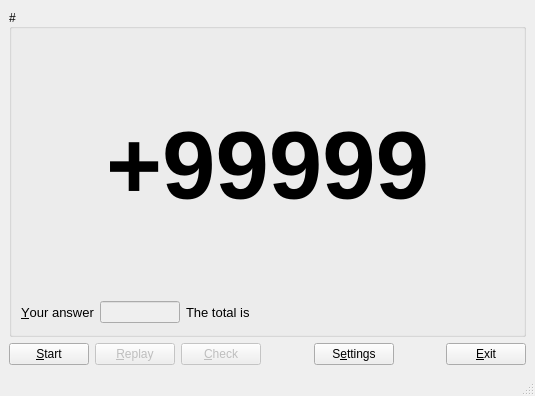
<?xml version="1.0" encoding="UTF-8"?>
<ui version="4.0">
 <class>MainWindow</class>
 <widget class="QMainWindow" name="MainWindow">
  <property name="geometry">
   <rect>
    <x>0</x>
    <y>0</y>
    <width>535</width>
    <height>396</height>
   </rect>
  </property>
  <property name="windowTitle">
   <string>Mental Calculation</string>
  </property>
  <property name="windowIcon">
   <iconset>
    <normaloff>img/calculator.png</normaloff>img/calculator.png</iconset>
  </property>
  <widget class="QWidget" name="centralwidget">
   <layout class="QGridLayout" name="gridLayout">
    <item row="0" column="0">
     <widget class="QGroupBox" name="gb_number">
      <property name="layoutDirection">
       <enum>Qt::LeftToRight</enum>
      </property>
      <property name="title">
       <string>#</string>
      </property>
      <property name="alignment">
       <set>Qt::AlignLeading|Qt::AlignLeft|Qt::AlignVCenter</set>
      </property>
      <layout class="QGridLayout" name="gridLayout_3">
       <item row="0" column="0" colspan="4">
        <widget class="QLabel" name="label">
         <property name="sizePolicy">
          <sizepolicy hsizetype="Preferred" vsizetype="Preferred">
           <horstretch>0</horstretch>
           <verstretch>0</verstretch>
          </sizepolicy>
         </property>
         <property name="minimumSize">
          <size>
           <width>290</width>
           <height>0</height>
          </size>
         </property>
         <property name="font">
          <font>
           <pointsize>72</pointsize>
           <weight>75</weight>
           <bold>true</bold>
          </font>
         </property>
         <property name="text">
          <string>+99999</string>
         </property>
         <property name="alignment">
          <set>Qt::AlignCenter</set>
         </property>
        </widget>
       </item>
       <item row="1" column="0">
        <widget class="QLabel" name="l_answer">
         <property name="font">
          <font>
           <pointsize>10</pointsize>
          </font>
         </property>
         <property name="text">
          <string>&amp;Your answer</string>
         </property>
         <property name="buddy">
          <cstring>le_answer</cstring>
         </property>
        </widget>
       </item>
       <item row="1" column="1">
        <widget class="QLineEdit" name="le_answer">
         <property name="enabled">
          <bool>false</bool>
         </property>
         <property name="sizePolicy">
          <sizepolicy hsizetype="Fixed" vsizetype="Fixed">
           <horstretch>61</horstretch>
           <verstretch>0</verstretch>
          </sizepolicy>
         </property>
         <property name="maximumSize">
          <size>
           <width>80</width>
           <height>16777215</height>
          </size>
         </property>
         <property name="font">
          <font>
           <pointsize>9</pointsize>
           <weight>50</weight>
           <bold>false</bold>
          </font>
         </property>
         <property name="toolTip">
          <string>Type here your answer (the total)</string>
         </property>
        </widget>
       </item>
       <item row="1" column="3">
        <spacer name="horizontalSpacer_7">
         <property name="orientation">
          <enum>Qt::Horizontal</enum>
         </property>
         <property name="sizeHint" stdset="0">
          <size>
           <width>181</width>
           <height>26</height>
          </size>
         </property>
        </spacer>
       </item>
       <item row="1" column="2">
        <widget class="QLabel" name="l_total">
         <property name="font">
          <font>
           <pointsize>10</pointsize>
          </font>
         </property>
         <property name="text">
          <string>The total is </string>
         </property>
        </widget>
       </item>
      </layout>
     </widget>
    </item>
    <item row="1" column="0">
     <layout class="QHBoxLayout" name="horizontalLayout">
      <item>
       <widget class="QPushButton" name="pb_start">
        <property name="toolTip">
         <string>Start a sequence</string>
        </property>
        <property name="text">
         <string>&amp;Start</string>
        </property>
       </widget>
      </item>
      <item>
       <widget class="QPushButton" name="pb_replay">
        <property name="enabled">
         <bool>false</bool>
        </property>
        <property name="toolTip">
         <string>Replay the last sequence</string>
        </property>
        <property name="text">
         <string>&amp;Replay</string>
        </property>
       </widget>
      </item>
      <item>
       <widget class="QPushButton" name="pb_check">
        <property name="enabled">
         <bool>false</bool>
        </property>
        <property name="toolTip">
         <string>Check your answer</string>
        </property>
        <property name="text">
         <string>&amp;Check</string>
        </property>
       </widget>
      </item>
      <item>
       <spacer name="horizontalSpacer_10">
        <property name="orientation">
         <enum>Qt::Horizontal</enum>
        </property>
        <property name="sizeHint" stdset="0">
         <size>
          <width>40</width>
          <height>20</height>
         </size>
        </property>
       </spacer>
      </item>
      <item>
       <widget class="QPushButton" name="pb_settings">
        <property name="toolTip">
         <string>Go to Setttings dialog</string>
        </property>
        <property name="text">
         <string>S&amp;ettings</string>
        </property>
       </widget>
      </item>
      <item>
       <spacer name="horizontalSpacer">
        <property name="orientation">
         <enum>Qt::Horizontal</enum>
        </property>
        <property name="sizeHint" stdset="0">
         <size>
          <width>40</width>
          <height>20</height>
         </size>
        </property>
       </spacer>
      </item>
      <item>
       <widget class="QPushButton" name="pb_exit">
        <property name="toolTip">
         <string>Exit the program</string>
        </property>
        <property name="text">
         <string>&amp;Exit</string>
        </property>
       </widget>
      </item>
     </layout>
    </item>
   </layout>
  </widget>
  <widget class="QStatusBar" name="statusbar"/>
 </widget>
 <resources/>
 <connections/>
</ui>
